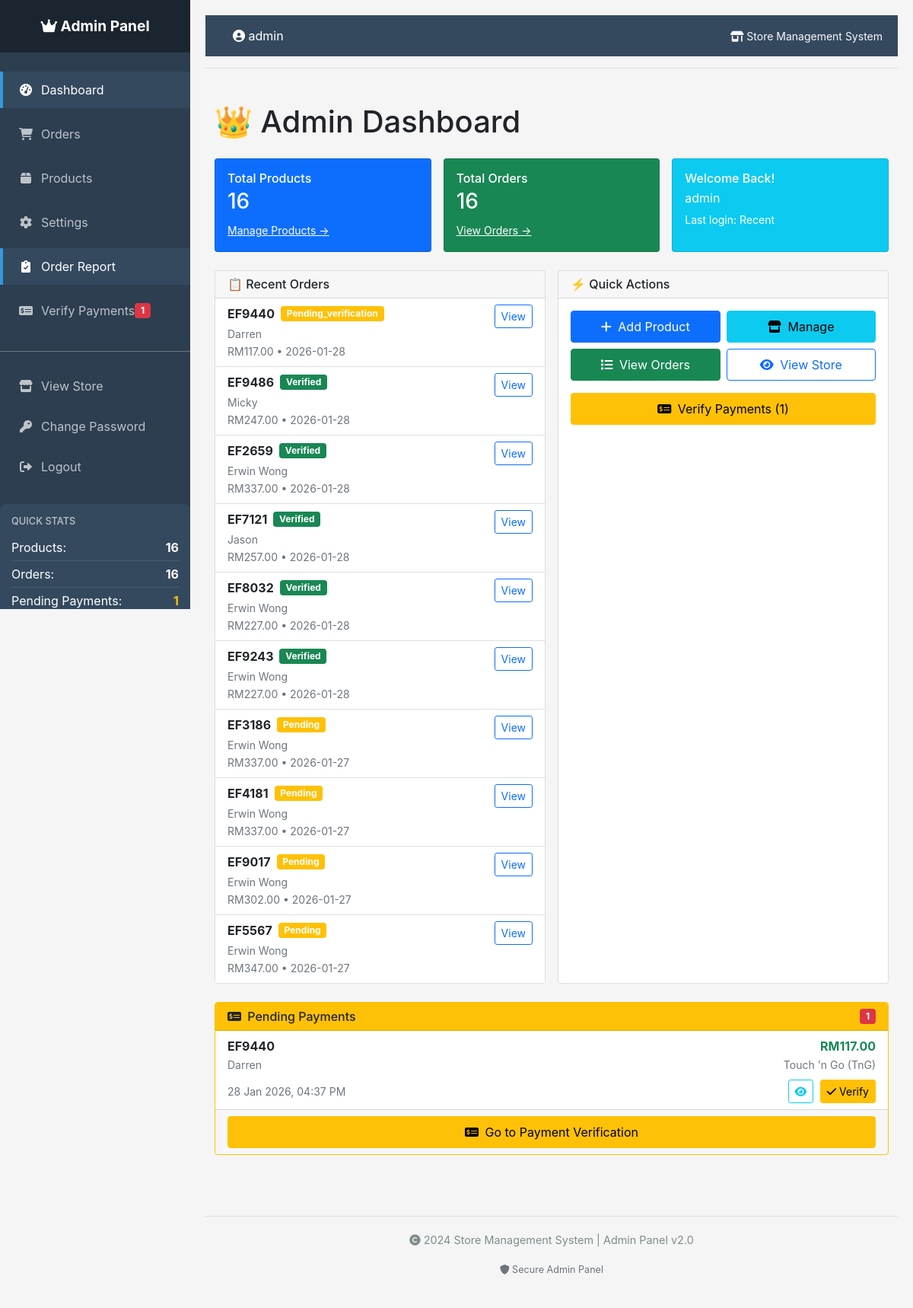
The app's page /admin/ (signed in), older data.
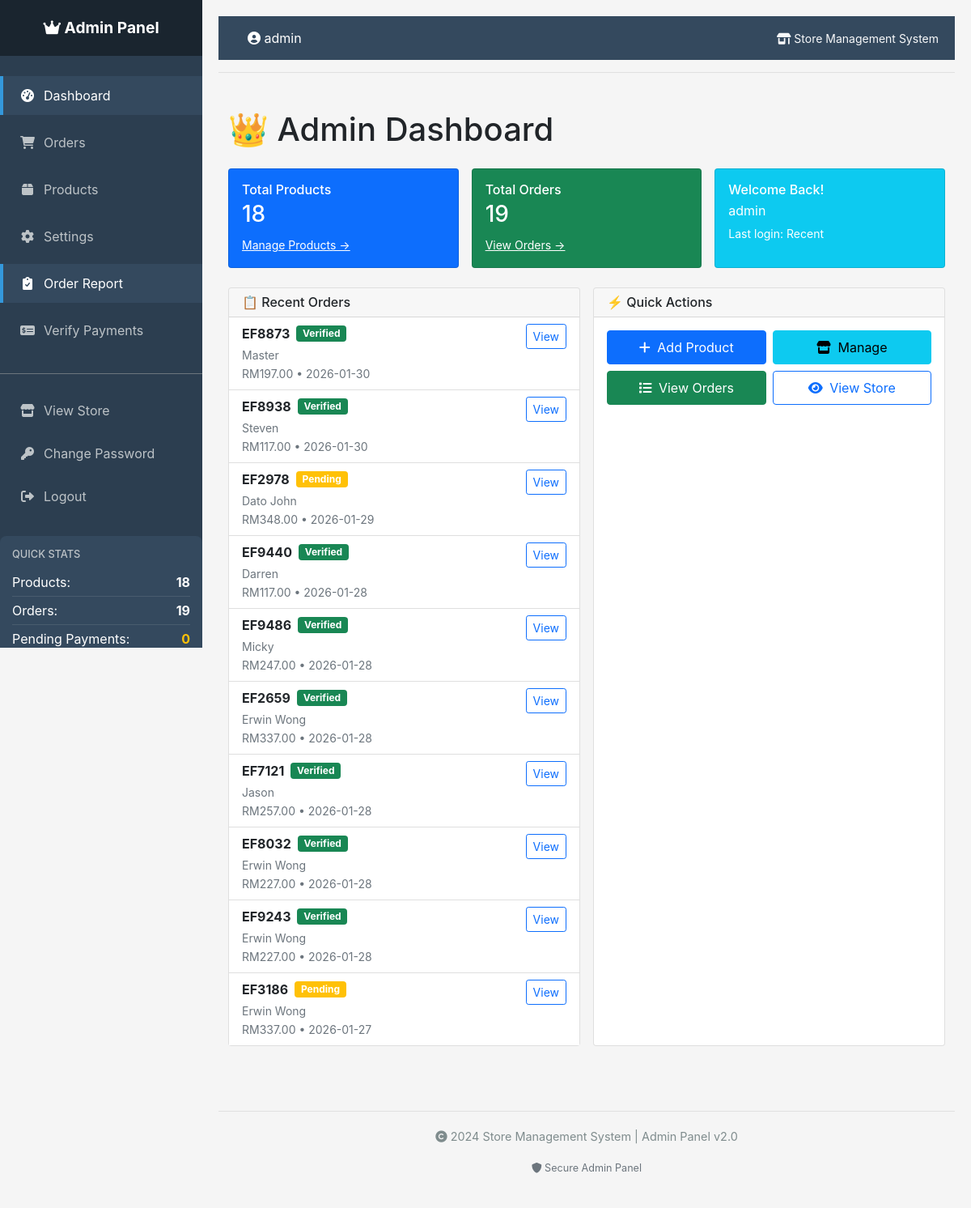
The same page, newer data.
### tables this page shows
CREATE TABLE orders (
            id INTEGER PRIMARY KEY AUTOINCREMENT,
            order_id TEXT UNIQUE NOT NULL,
            customer_name TEXT NOT NULL,
            total_price REAL NOT NULL,
            shipping_fee REAL NOT NULL,
            address TEXT NOT NULL,
            postcode TEXT NOT NULL,
            state TEXT NOT NULL,
            region TEXT NOT NULL,
            status TEXT DEFAULT 'pending',
            created_at TIMESTAMP DEFAULT CURRENT_TIMESTAMP
        , contact_number TEXT, payment_method TEXT, payment_status TEXT DEFAULT "pending", payment_receipt TEXT, payment_verified BOOLEAN DEFAULT 0, payment_verified_at TIMESTAMP, payment_verified_by TEXT, tracking_number TEXT, updated_at TIMESTAMP);

### app.py (the view)
@app.route('/admin/')
@admin_required
def admin_dashboard():
    product_count = g.conn.execute('SELECT COUNT(*) FROM products').fetchone()[0]
    order_count = g.conn.execute('SELECT COUNT(*) FROM orders').fetchone()[0]
    pending_payments = g.conn.execute(
        'SELECT COUNT(*) FROM orders WHERE payment_status = "pending_verification"'
    ).fetchone()[0]
    recent_orders = g.conn.execute('''
        SELECT * FROM orders
        ORDER BY created_at DESC
        LIMIT 10
    ''').fetchall()
    orders_to_verify = g.conn.execute('''
        SELECT * FROM orders
        WHERE payment_status = 'pending_verification'
        ORDER BY created_at DESC
    ''').fetchall()
    total_revenue_result = g.conn.execute(
        'SELECT SUM(total_price) FROM orders WHERE payment_verified = 1'
    ).fetchone()
    total_revenue = total_revenue_result[0] if total_revenue_result[0] else 0
    return render_template('admin_dashboard.html',
                          product_count=product_count,
                          order_count=order_count,
                          pending_payments=pending_payments,
                          recent_orders=recent_orders,
                          orders_to_verify=orders_to_verify,
                          total_revenue=total_revenue)

### app.py (called while the page is built)
@app.template_filter('datetimeformat')
def datetimeformat(value, format='%d %b %Y, %I:%M %p'):
    if value:
        if isinstance(value, str):
            try:
                for fmt in ('%Y-%m-%d %H:%M:%S', '%Y-%m-%d %H:%M:%S.%f', '%Y-%m-%d'):
                    try:
                        value = datetime.strptime(value, fmt)
                        break
                    except ValueError:
                        continue
            except:
                return value
        if isinstance(value, datetime):
            return value.strftime(format)
    return ''

def get_db_connection():
    conn = sqlite3.connect(app.config['DATABASE'])
    conn.row_factory = sqlite3.Row
    return conn

@app.before_request
def before_request():
    g.conn = get_db_connection()

@app.teardown_request
def teardown_request(exception):
    if hasattr(g, 'conn'):
        g.conn.close()

def admin_required(f):
    @wraps(f)
    def decorated_function(*args, **kwargs):
        if 'admin_logged_in' not in session:
            return redirect(url_for('admin_login'))
        return f(*args, **kwargs)
    return decorated_function

### templates/admin_dashboard.html (shortened to what the changed rows need)
{% extends "admin_base.html" %}
{% block content %}
<div class="container-fluid py-3">
    <h1 class="mb-4">👑 Admin Dashboard</h1>
    <div class="row g-3 mb-4">
        <div class="col-12 col-sm-6 col-md-4">
            <div class="card bg-primary text-white h-100">
                <div class="card-body py-3">
                    <h6 class="card-title mb-1">Total Products</h6>
                    <h3 class="mb-2">{{ product_count }}</h3>
                    <a href="{{ url_for('admin_products') }}" class="text-white small">Manage Products →</a>
                </div>
            </div>
        </div>
        <div class="col-12 col-sm-6 col-md-4">
            <div class="card bg-success text-white h-100">
                <div class="card-body py-3">
                    <h6 class="card-title mb-1">Total Orders</h6>
                    <h3 class="mb-2">{{ order_count }}</h3>
                    <a href="{{ url_for('admin_orders') }}" class="text-white small">View Orders →</a>
                </div>
            </div>
        </div>
    </div>
    <div class="row g-3 mb-4">
        <div class="col-12 col-lg-6">
            <div class="card h-100">
                <div class="card-body p-0">
                    {% if recent_orders %}
                    <div class="list-group list-group-flush">
                        {% for order in recent_orders %}
                        <div class="list-group-item">
                            <div class="d-flex justify-content-between align-items-start">
                                <div>
                                    <div class="d-flex align-items-center mb-1">
                                        <strong class="me-2">{{ order.order_id }}</strong>
                                        <small class="badge {% if order.payment_status == 'verified' %}bg-success{% else %}bg-warning{% endif %}">
                                            {{ order.payment_status|title }}
                                        </small>
                                    </div>
                                    <small class="text-muted d-block">{{ order.customer_name }}</small>
                                    <small class="text-muted">RM{{ "%.2f"|format(order.total_price) }} • {{ order.created_at[:10] }}</small>
                                </div>
                                <a href="{{ url_for('order_details', order_id=order.order_id) }}"
                                   class="btn btn-sm btn-outline-primary">
                                    View
                                </a>
                            </div>
                        </div>
                        {% endfor %}
                    </div>
                    {% else %}
                    <div class="text-center py-5">
                        <i class="fas fa-box-open fa-2x text-muted mb-3"></i>
                        <p class="text-muted mb-0">No recent orders</p>
                    </div>
                    {% endif %}
                </div>
            </div>
        </div>
        <div class="col-12 col-lg-6">
            <div class="card h-100">
                <div class="card-body">
                    {% if pending_payments > 0 %}
                    <div class="mt-3">
                        <a href="/admin/verify_payments" class="btn btn-warning w-100 py-2">
                            <i class="fas fa-money-check-alt me-1"></i>
                            Verify Payments ({{ pending_payments }})
                        </a>
                    </div>
                    {% endif %}
                </div>
            </div>
        </div>
    </div>
    {% if pending_payments > 0 %}
    <div class="card border-warning mb-4">
        <div class="card-header bg-warning text-dark py-2">
            <div class="d-flex justify-content-between align-items-center">
                <h6 class="mb-0">
                    <i class="fas fa-money-check-alt me-1"></i> Pending Payments
                </h6>
                <span class="badge bg-danger">{{ pending_payments }}</span>
            </div>
        </div>
        <div class="card-body p-0">
            <div class="list-group list-group-flush">
                {% for order in orders_to_verify %}
                <div class="list-group-item">
                    <div class="d-flex justify-content-between align-items-start mb-2">
                        <div>
                            <strong class="d-block">{{ order.order_id }}</strong>
                            <small class="text-muted">{{ order.customer_name }}</small>
                        </div>
                        <div class="text-end">
                            <strong class="text-success d-block">RM{{ "%.2f"|format(order.total_price) }}</strong>
                            <small class="text-muted">{{ order.payment_method or 'Bank Transfer' }}</small>
                        </div>
                    </div>
                    <div class="d-flex justify-content-between align-items-center">
                        <small class="text-muted">{{ order.created_at|datetimeformat }}</small>
                        <div>
                            <a href="{{ url_for('order_details', order_id=order.order_id) }}"
                               class="btn btn-sm btn-outline-info me-1">
                                <i class="fas fa-eye"></i>
                            </a>
                            <a href="/admin/verify_payments"
                               class="btn btn-sm btn-warning">
                                <i class="fas fa-check"></i> Verify
                            </a>
                        </div>
                    </div>
                </div>
                {% endfor %}
            </div>
        </div>
        <div class="card-footer py-2">
            <a href="/admin/verify_payments" class="btn btn-warning w-100 py-2">
                <i class="fas fa-money-check-alt me-1"></i> Go to Payment Verification
            </a>
        </div>
    </div>
    {% endif %}
</div>
{% endblock %}

Row changes from the older to the newer data that the page shows:
no longer on one of the page's lists (row edited): orders: order_id "EF9440", customer_name "Darren", total_price "117.00", payment_method "Touch 'n Go (TnG)", created_at "28 Jan 2026, 04:37 PM"
no longer on this page (row unchanged): orders: order_id "EF4181", payment_status "Pending", customer_name "Erwin Wong", total_price "337.00", created_at "2026-01-27", shown under "📋 Recent Orders"
no longer on this page (row unchanged): orders: order_id "EF9017", payment_status "Pending", customer_name "Erwin Wong", total_price "302.00", created_at "2026-01-27", shown under "📋 Recent Orders"
no longer on this page (row unchanged): orders: order_id "EF5567", payment_status "Pending", customer_name "Erwin Wong", total_price "347.00", created_at "2026-01-27", shown under "📋 Recent Orders"
added orders: order_id "EF8873", payment_status "Verified", customer_name "Master", total_price "197.00", created_at "2026-01-30", shown under "📋 Recent Orders"
added orders: order_id "EF8938", payment_status "Verified", customer_name "Steven", total_price "117.00", created_at "2026-01-30", shown under "📋 Recent Orders"
added orders: order_id "EF2978", payment_status "Pending", customer_name "Dato John", total_price "348.00", created_at "2026-01-29", shown under "📋 Recent Orders"
changed orders "EF9440": payment_status "Pending_verification" → "Verified"
Text that changed along with them:
{{ stats['product_count'] if stats else 0 }}: "16" → "18"
{{ order_stats['order_count'] if order_stats else 0 }}: "16" → "19"
{{ pending_stats['pending_count'] if pending_stats else 0 }}: "1" → "0"
{{ product_count }}: "16" → "18"
{{ order_count }}: "16" → "19"
{{ pending_payments }}: "1" → (not shown)
text no longer shown: "Verify Payments ( ) Pending Payments Go to Payment Verification"
